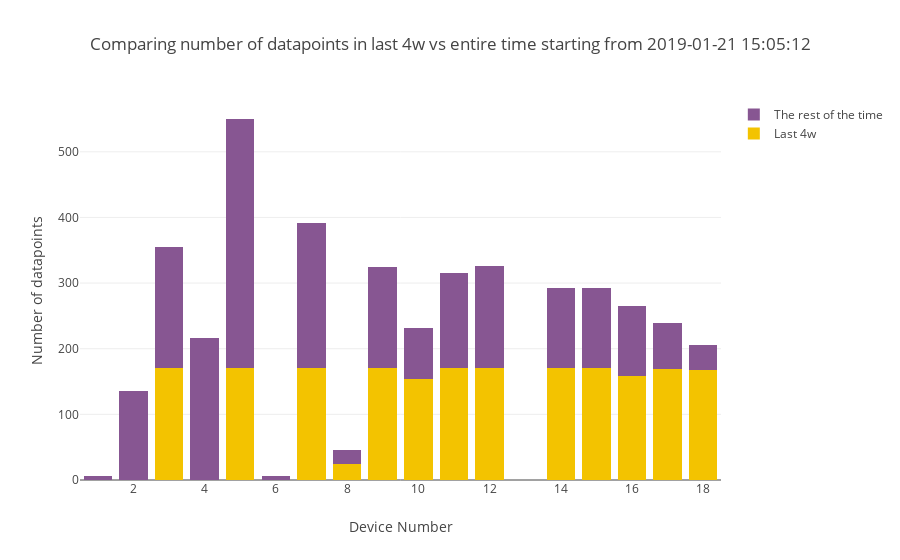

Notebook code cell kept with this figure:
### Markdown cell above
Plotting combined barchart - entire number of datapoints vs number of datapoints in last 4 weeks.

### Code cell
combined_bar_plot_2traces(xvalues=device_numbers,
                          yvalues1=upload_counts_time,
                          yvalues2=[a - b for a, b in zip(upload_counts, upload_counts_time)],
                          name1='Last '+time_interval,
                          name2='The rest of the time',
                          title="Comparing number of datapoints in last "+time_interval+" vs entire time starting from "+starting_point,
                          ytitle="Number of datapoints")

### Figure 1 — Plotly figure (JSON) as saved in the notebook; plotly's stock layout.template omitted (floating-point values rounded to 4 significant figures)
{"data": [{"marker": {"color": "F3C300"}, "name": "Last 4w", "type": "bar", "x": [1, 2, 3, 4, 5, 6, 7, 8, 9, 10, 11, 12, 14, 15, 16, 17, 18], "y": [0, 0, 170, 0, 171, 0, 171, 24, 171, 154, 171, 171, 170, 171, 159, 169, 167]}, {"marker": {"color": "875692"}, "name": "The rest of the time", "type": "bar", "x": [1, 2, 3, 4, 5, 6, 7, 8, 9, 10, 11, 12, 14, 15, 16, 17, 18], "y": [6, 135, 185, 217, 379, 6, 220, 21, 154, 77, 145, 155, 122, 122, 106, 70, 38]}], "layout": {"barmode": "stack", "title": "Comparing number of datapoints in last 4w vs entire time starting from 2019-01-21 15:05:12", "xaxis": {"title": "Device Number"}, "yaxis": {"title": "Number of datapoints"}}}
